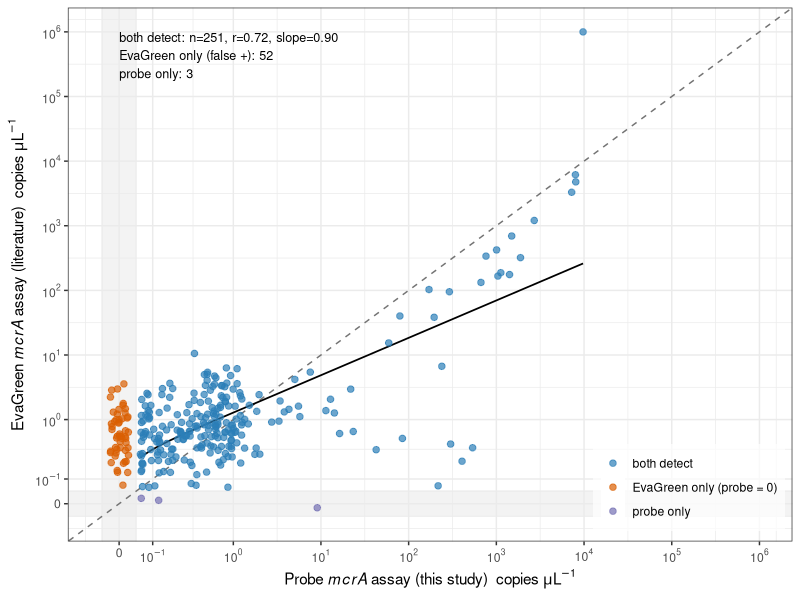
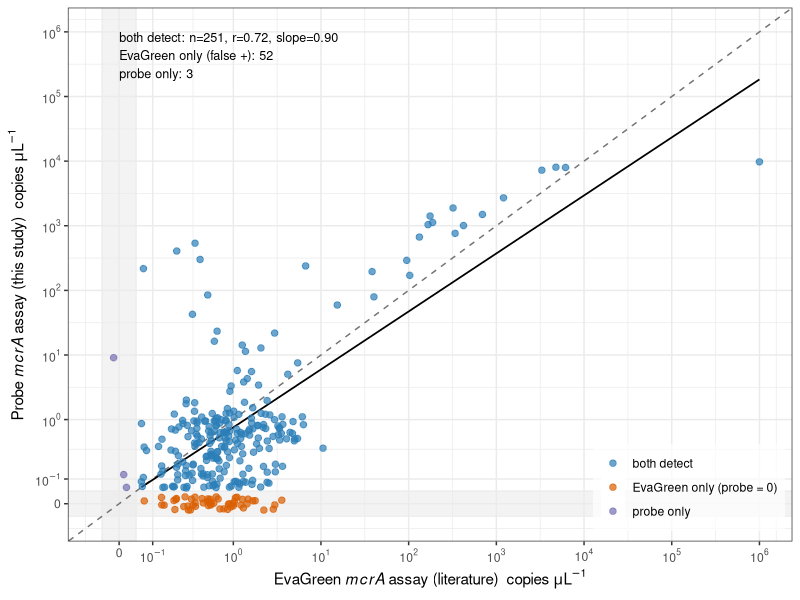

These figures' R source, in order:
#!/usr/bin/env Rscript
# ==============================================================================
# figS19_mcra-probe-validation.R  (SI)
# Validate the probe-based mcrA ddPCR assay against the original EvaGreen/ML assay
# on the same wood samples. Pseudo-log axes so non-detects sit at true 0 and low
# detections rise continuously (no artificial gap). EvaGreen calls many positives
# the specific probe scores zero (its false-positive signature; Arnold et al. 2024),
# while agreeing quantitatively where both detect. Compared on copies/uL (direct
# measurement). Writes BOTH axis orientations for choosing; the canonical
# figS19_mcra_probe_validation.png = probe-on-x (trusted-assay-as-reference).
# ==============================================================================
suppressMessages({library(ggplot2); library(scales)}); options(warn=-1, stringsAsFactors=FALSE)
dd <- read.csv("data/compiled/ddpcr_gene_abundances.csv")
dd$conc <- suppressWarnings(as.numeric(dd$concentration_copies_per_uL))   # copies/uL (direct)
AT <- "loose"
a <- dd[dd$target_gene=="mcra"       & dd$analysis_type==AT, c("sample_id","conc")]
b <- dd[dd$target_gene=="mcra_probe" & dd$analysis_type==AT & dd$material=="Wood", c("sample_id","conc")]
names(a)<-c("sample_id","eg"); names(b)<-c("sample_id","pr")
m <- merge(a,b,by="sample_id"); m <- m[is.finite(m$eg)&is.finite(m$pr),]
m$cat <- with(m, ifelse(eg>0 & pr>0, "both detect",
                 ifelse(eg>0 & pr==0, "EvaGreen only (probe = 0)",
                 ifelse(eg==0 & pr>0, "probe only", "both = 0"))))
sig <- 0.05; pslog <- pseudo_log_trans(sigma=sig, base=10)
set.seed(1); zj <- function(n) runif(n, -sig*0.5, sig*0.5)
m$egp <- ifelse(m$eg==0, zj(nrow(m)), m$eg); m$prp <- ifelse(m$pr==0, zj(nrow(m)), m$pr)
topmax <- max(c(m$eg, m$pr))
pos <- m[m$eg>0 & m$pr>0, ]
lab <- sprintf("both detect: n=%d, r=%.2f, slope=%.2f\nEvaGreen only (false +): %d\nprobe only: %d",
               nrow(pos), cor(log10(pos$eg),log10(pos$pr)), coef(lm(log10(pr)~log10(eg),data=pos))[2],
               sum(m$cat=="EvaGreen only (probe = 0)"), sum(m$cat=="probe only"))
cols <- c("both detect"="#2c7fb8","EvaGreen only (probe = 0)"="#d95f02",
          "probe only"="#7570b3","both = 0"="grey55")
brk <- c(0,0.1,1,10,100,1e3,1e4,1e5,1e6)
lbl <- c("0",expression(10^-1),expression(10^0),expression(10^1),expression(10^2),
         expression(10^3),expression(10^4),expression(10^5),expression(10^6))
eglab <- expression(EvaGreen~italic(mcrA)~assay~"(literature)"~~copies~mu*L^{-1})
prlab <- expression(Probe~italic(mcrA)~assay~"(this study)"~~copies~mu*L^{-1})

build <- function(xp, yp, xr, yr, xlab, ylab, out){
  px<-pos[[xr]]; py<-pos[[yr]]; cf<-coef(lm(log10(py)~log10(px)))
  fx<-10^seq(log10(min(px)),log10(max(px)),length=100); fit<-data.frame(x=fx, y=10^(cf[1]+cf[2]*log10(fx)))
  p <- ggplot(m, aes(.data[[xp]], .data[[yp]], colour=cat)) +
    annotate("rect", xmin=-sig, xmax=sig, ymin=-Inf, ymax=Inf, fill="grey92", alpha=.6) +
    annotate("rect", ymin=-sig, ymax=sig, xmin=-Inf, xmax=Inf, fill="grey92", alpha=.6) +
    geom_abline(slope=1, intercept=0, linetype=2, colour="grey45") +
    geom_line(data=fit, aes(x,y), colour="black", linewidth=.6, inherit.aes=FALSE) +
    geom_point(alpha=.7, size=1.9) +
    scale_x_continuous(trans=pslog, breaks=brk, labels=lbl, limits=c(-sig,topmax)) +
    scale_y_continuous(trans=pslog, breaks=brk, labels=lbl, limits=c(-sig,topmax)) +
    scale_colour_manual(values=cols, name=NULL) +
    annotate("text", x=0, y=topmax, label=lab, hjust=0, vjust=1, size=3.2) +
    labs(x=xlab, y=ylab) +
    theme_bw(base_size=11) + theme(legend.position=c(.99,.02), legend.justification=c(1,0),
                                   legend.background=element_rect(fill=alpha("white",.7), colour=NA))
  ggsave(out, p, width=7.4, height=6.3, dpi=300); out
}
build("prp","egp","pr","eg", prlab, eglab, "outputs/figures/generated/figS19_mcra_probe-x.png")      # probe on X
build("egp","prp","eg","pr", eglab, prlab, "outputs/figures/generated/figS19_mcra_evagreen-x.png")   # EvaGreen on X (chosen)
# canonical = EvaGreen-on-x: false positives form a band pinned to 0 on OUR probe measure
file.copy("outputs/figures/generated/figS19_mcra_evagreen-x.png", "outputs/figures/generated/figS19_mcra_probe_validation.png", overwrite=TRUE)
cat("wrote figS19_mcra_{probe-x,evagreen-x}.png (canonical = EvaGreen-x)\n")
